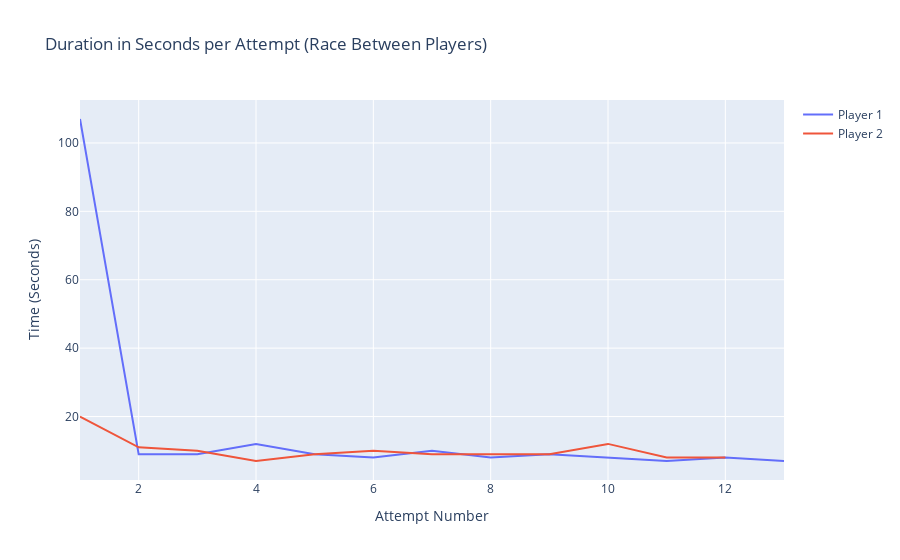

The notebook cell saved with this chart:
### Code cell
import plotly.express as px

# Filter the data for the relevant hashed IP addresses
filtered_data = finished_paths[
    (finished_paths['identifier'] == 5634) &
    (finished_paths['hashedIpAddress'].isin(['62d5c0be1ee5c287', '3c4bf61c4a447176']))
].copy()

# Map hashed IP addresses to Player 1 and Player 2
ip_to_player = {
    '62d5c0be1ee5c287': 'Player 2',
    '3c4bf61c4a447176': 'Player 1'
}
filtered_data['Player'] = filtered_data['hashedIpAddress'].map(ip_to_player)

# Add an attempt number column (per player, ranked by timestamp)
filtered_data['attempt'] = filtered_data.groupby('Player').cumcount() + 1

# Create the interactive line plot
fig = px.line(
    filtered_data,
    x='attempt',
    y='durationInSec',
    color='Player',  # Use the new 'Player' column for legend
    title='Duration in Seconds per Attempt (Race Between Players)',
    labels={'Player': 'Player', 'attempt': 'Attempt Number', 'durationInSec': 'Time (Seconds)'}
)

# Customize the plot
fig.update_layout(
    xaxis_title='Attempt Number',
    yaxis_title='Time (Seconds)',
    legend_title_text='',
    hovermode='x unified'  # Allows hovering across data points to view details
)

# Show the plot
fig.show()

### Figure 1 — Plotly figure (JSON) as saved in the notebook; plotly's stock layout.template omitted (floating-point values rounded to 4 significant figures)
{"data": [{"hovertemplate": "Player=Player 1<br>Attempt Number=%{x}<br>Time (Seconds)=%{y}<extra></extra>", "legendgroup": "Player 1", "line": {"color": "#636efa", "dash": "solid"}, "marker": {"symbol": "circle"}, "mode": "lines", "name": "Player 1", "orientation": "v", "showlegend": true, "type": "scatter", "x": [1, 2, 3, 4, 5, 6, 7, 8, 9, 10, 11, 12, 13], "xaxis": "x", "y": [107, 9, 9, 12, 9, 8, 10, 8, 9, 8, 7, 8, 7], "yaxis": "y"}, {"hovertemplate": "Player=Player 2<br>Attempt Number=%{x}<br>Time (Seconds)=%{y}<extra></extra>", "legendgroup": "Player 2", "line": {"color": "#EF553B", "dash": "solid"}, "marker": {"symbol": "circle"}, "mode": "lines", "name": "Player 2", "orientation": "v", "showlegend": true, "type": "scatter", "x": [1, 2, 3, 4, 5, 6, 7, 8, 9, 10, 11, 12], "xaxis": "x", "y": [20, 11, 10, 7, 9, 10, 9, 9, 9, 12, 8, 8], "yaxis": "y"}], "layout": {"hovermode": "x unified", "legend": {"title": {"text": ""}, "tracegroupgap": 0}, "title": {"text": "Duration in Seconds per Attempt (Race Between Players)"}, "xaxis": {"anchor": "y", "domain": [0, 1], "title": {"text": "Attempt Number"}}, "yaxis": {"anchor": "x", "domain": [0, 1], "title": {"text": "Time (Seconds)"}}}}
